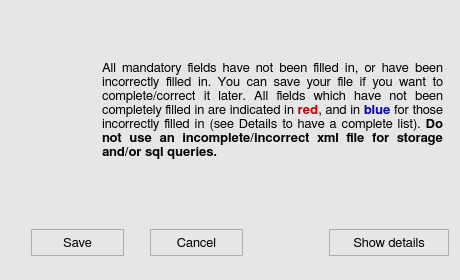
<?xml version="1.0" encoding="UTF-8"?>
<ui version="4.0">
 <class>fillWindow</class>
 <widget class="QWidget" name="fillWindow">
  <property name="geometry">
   <rect>
    <x>0</x>
    <y>0</y>
    <width>460</width>
    <height>280</height>
   </rect>
  </property>
  <property name="minimumSize">
   <size>
    <width>460</width>
    <height>200</height>
   </size>
  </property>
  <property name="maximumSize">
   <size>
    <width>460</width>
    <height>280</height>
   </size>
  </property>
  <property name="font">
   <font>
    <family>FreeSans</family>
    <pointsize>10</pointsize>
    <stylestrategy>PreferAntialias</stylestrategy>
    <kerning>true</kerning>
   </font>
  </property>
  <property name="windowTitle">
   <string>Warning</string>
  </property>
  <property name="windowIcon">
   <iconset>
    <normaloff>icons/warning_icon2.png</normaloff>icons/warning_icon2.png</iconset>
  </property>
  <property name="styleSheet">
   <string notr="true">QWidget {
	background-color: rgb(230,230,230);
}</string>
  </property>
  <layout class="QGridLayout" name="gridLayout">
   <item row="0" column="0">
    <layout class="QVBoxLayout" name="verticalLayout_3">
     <item>
      <layout class="QHBoxLayout" name="horizontalLayout">
       <item>
        <layout class="QVBoxLayout" name="verticalLayout_2">
         <item>
          <widget class="QLabel" name="fw_label_2">
           <property name="minimumSize">
            <size>
             <width>55</width>
             <height>55</height>
            </size>
           </property>
           <property name="maximumSize">
            <size>
             <width>55</width>
             <height>55</height>
            </size>
           </property>
           <property name="text">
            <string/>
           </property>
           <property name="pixmap">
            <pixmap>icons/warning_icon2.png</pixmap>
           </property>
           <property name="scaledContents">
            <bool>true</bool>
           </property>
          </widget>
         </item>
         <item>
          <spacer name="verticalSpacer_3">
           <property name="orientation">
            <enum>Qt::Vertical</enum>
           </property>
           <property name="sizeHint" stdset="0">
            <size>
             <width>20</width>
             <height>18</height>
            </size>
           </property>
          </spacer>
         </item>
        </layout>
       </item>
       <item>
        <spacer name="horizontalSpacer">
         <property name="orientation">
          <enum>Qt::Horizontal</enum>
         </property>
         <property name="sizeType">
          <enum>QSizePolicy::Fixed</enum>
         </property>
         <property name="sizeHint" stdset="0">
          <size>
           <width>20</width>
           <height>20</height>
          </size>
         </property>
        </spacer>
       </item>
       <item>
        <widget class="QLabel" name="fw_label_1">
         <property name="minimumSize">
          <size>
           <width>341</width>
           <height>120</height>
          </size>
         </property>
         <property name="maximumSize">
          <size>
           <width>341</width>
           <height>200</height>
          </size>
         </property>
         <property name="font">
          <font>
           <family>FreeSans</family>
           <pointsize>10</pointsize>
           <weight>50</weight>
           <bold>false</bold>
           <stylestrategy>PreferAntialias</stylestrategy>
           <kerning>true</kerning>
          </font>
         </property>
         <property name="text">
          <string>&lt;html&gt;&lt;head/&gt;&lt;body&gt;&lt;p align=&quot;justify&quot;&gt;All mandatory fields have not been filled in, or have been incorrectly filled in. You can save your file if you want to complete/correct it later. All fields which have not been completely filled in are indicated in &lt;span style=&quot; font-weight:600; color:#c80000;&quot;&gt;red&lt;/span&gt;, and in &lt;span style=&quot; font-weight:600; color:#0000c8;&quot;&gt;blue&lt;/span&gt; for those incorrectly filled in (see Details to have a complete list). &lt;span style=&quot; font-weight:600;&quot;&gt;Do not use an incomplete/incorrect xml file for storage and/or sql queries.&lt;/span&gt;&lt;/p&gt;&lt;/body&gt;&lt;/html&gt;</string>
         </property>
         <property name="wordWrap">
          <bool>true</bool>
         </property>
        </widget>
       </item>
      </layout>
     </item>
     <item>
      <spacer name="verticalSpacer">
       <property name="orientation">
        <enum>Qt::Vertical</enum>
       </property>
       <property name="sizeType">
        <enum>QSizePolicy::Fixed</enum>
       </property>
       <property name="sizeHint" stdset="0">
        <size>
         <width>20</width>
         <height>13</height>
        </size>
       </property>
      </spacer>
     </item>
     <item>
      <layout class="QHBoxLayout" name="horizontalLayout_2">
       <item>
        <spacer name="horizontalSpacer_4">
         <property name="orientation">
          <enum>Qt::Horizontal</enum>
         </property>
         <property name="sizeType">
          <enum>QSizePolicy::Fixed</enum>
         </property>
         <property name="sizeHint" stdset="0">
          <size>
           <width>20</width>
           <height>20</height>
          </size>
         </property>
        </spacer>
       </item>
       <item>
        <widget class="QToolButton" name="fw_okButton">
         <property name="minimumSize">
          <size>
           <width>93</width>
           <height>27</height>
          </size>
         </property>
         <property name="maximumSize">
          <size>
           <width>93</width>
           <height>27</height>
          </size>
         </property>
         <property name="font">
          <font>
           <family>FreeSans</family>
           <pointsize>10</pointsize>
           <weight>50</weight>
           <bold>false</bold>
           <stylestrategy>PreferDefault</stylestrategy>
           <kerning>true</kerning>
          </font>
         </property>
         <property name="styleSheet">
          <string notr="true">QToolButton {
	border: 1px solid #acacac;
	border-radius: 1px;
	background-color: qlineargradient(x1:0, y1:0, x2:0, y2:1,
									stop:0 #f0f0f0, stop:1 #e5e5e5);
}

QToolButton:hover {
	border: 1px solid #7eb4ea;
	border-radius: 1px;
	background-color: qlineargradient(x1:0, y1:0, x2:0, y2:1,
									stop:0 #ecf4fc, stop:1 #dcecfc);
}

QToolButton:pressed {
	border: 1px solid #579de5;
	border-radius: 1px;
	background-color: qlineargradient(x1:0, y1:0, x2:0, y2:1,
									stop:0 #daecfc, stop:1 #c4e0fc);
}</string>
         </property>
         <property name="text">
          <string>Save</string>
         </property>
         <property name="toolButtonStyle">
          <enum>Qt::ToolButtonTextOnly</enum>
         </property>
        </widget>
       </item>
       <item>
        <spacer name="horizontalSpacer_3">
         <property name="orientation">
          <enum>Qt::Horizontal</enum>
         </property>
         <property name="sizeType">
          <enum>QSizePolicy::Fixed</enum>
         </property>
         <property name="sizeHint" stdset="0">
          <size>
           <width>20</width>
           <height>20</height>
          </size>
         </property>
        </spacer>
       </item>
       <item>
        <widget class="QToolButton" name="fw_cancelButton">
         <property name="minimumSize">
          <size>
           <width>93</width>
           <height>27</height>
          </size>
         </property>
         <property name="maximumSize">
          <size>
           <width>93</width>
           <height>27</height>
          </size>
         </property>
         <property name="font">
          <font>
           <family>FreeSans</family>
           <pointsize>10</pointsize>
           <weight>50</weight>
           <bold>false</bold>
           <stylestrategy>PreferDefault</stylestrategy>
           <kerning>true</kerning>
          </font>
         </property>
         <property name="styleSheet">
          <string notr="true">QToolButton {
	border: 1px solid #acacac;
	border-radius: 1px;
	background-color: qlineargradient(x1:0, y1:0, x2:0, y2:1,
									stop:0 #f0f0f0, stop:1 #e5e5e5);
}

QToolButton:hover {
	border: 1px solid #7eb4ea;
	border-radius: 1px;
	background-color: qlineargradient(x1:0, y1:0, x2:0, y2:1,
									stop:0 #ecf4fc, stop:1 #dcecfc);
}

QToolButton:pressed {
	border: 1px solid #579de5;
	border-radius: 1px;
	background-color: qlineargradient(x1:0, y1:0, x2:0, y2:1,
									stop:0 #daecfc, stop:1 #c4e0fc);
}</string>
         </property>
         <property name="text">
          <string>Cancel</string>
         </property>
         <property name="toolButtonStyle">
          <enum>Qt::ToolButtonTextOnly</enum>
         </property>
        </widget>
       </item>
       <item>
        <spacer name="horizontalSpacer_2">
         <property name="orientation">
          <enum>Qt::Horizontal</enum>
         </property>
         <property name="sizeType">
          <enum>QSizePolicy::Expanding</enum>
         </property>
         <property name="sizeHint" stdset="0">
          <size>
           <width>20</width>
           <height>20</height>
          </size>
         </property>
        </spacer>
       </item>
       <item>
        <widget class="QToolButton" name="fw_detailButton">
         <property name="minimumSize">
          <size>
           <width>120</width>
           <height>27</height>
          </size>
         </property>
         <property name="maximumSize">
          <size>
           <width>140</width>
           <height>27</height>
          </size>
         </property>
         <property name="font">
          <font>
           <family>FreeSans</family>
           <pointsize>10</pointsize>
           <weight>50</weight>
           <bold>false</bold>
           <stylestrategy>PreferDefault</stylestrategy>
           <kerning>true</kerning>
          </font>
         </property>
         <property name="styleSheet">
          <string notr="true">QToolButton {
	border: 1px solid #acacac;
	border-radius: 1px;
	background-color: qlineargradient(x1:0, y1:0, x2:0, y2:1,
									stop:0 #f0f0f0, stop:1 #e5e5e5);
}

QToolButton:hover {
	border: 1px solid #7eb4ea;
	border-radius: 1px;
	background-color: qlineargradient(x1:0, y1:0, x2:0, y2:1,
									stop:0 #ecf4fc, stop:1 #dcecfc);
}

QToolButton:pressed {
	border: 1px solid #579de5;
	border-radius: 1px;
	background-color: qlineargradient(x1:0, y1:0, x2:0, y2:1,
									stop:0 #daecfc, stop:1 #c4e0fc);
}</string>
         </property>
         <property name="text">
          <string>Show details</string>
         </property>
         <property name="toolButtonStyle">
          <enum>Qt::ToolButtonTextOnly</enum>
         </property>
        </widget>
       </item>
      </layout>
     </item>
     <item>
      <spacer name="verticalSpacer_2">
       <property name="orientation">
        <enum>Qt::Vertical</enum>
       </property>
       <property name="sizeType">
        <enum>QSizePolicy::Fixed</enum>
       </property>
       <property name="sizeHint" stdset="0">
        <size>
         <width>20</width>
         <height>13</height>
        </size>
       </property>
      </spacer>
     </item>
     <item>
      <layout class="QVBoxLayout" name="verticalLayout"/>
     </item>
    </layout>
   </item>
  </layout>
 </widget>
 <resources/>
 <connections/>
</ui>
